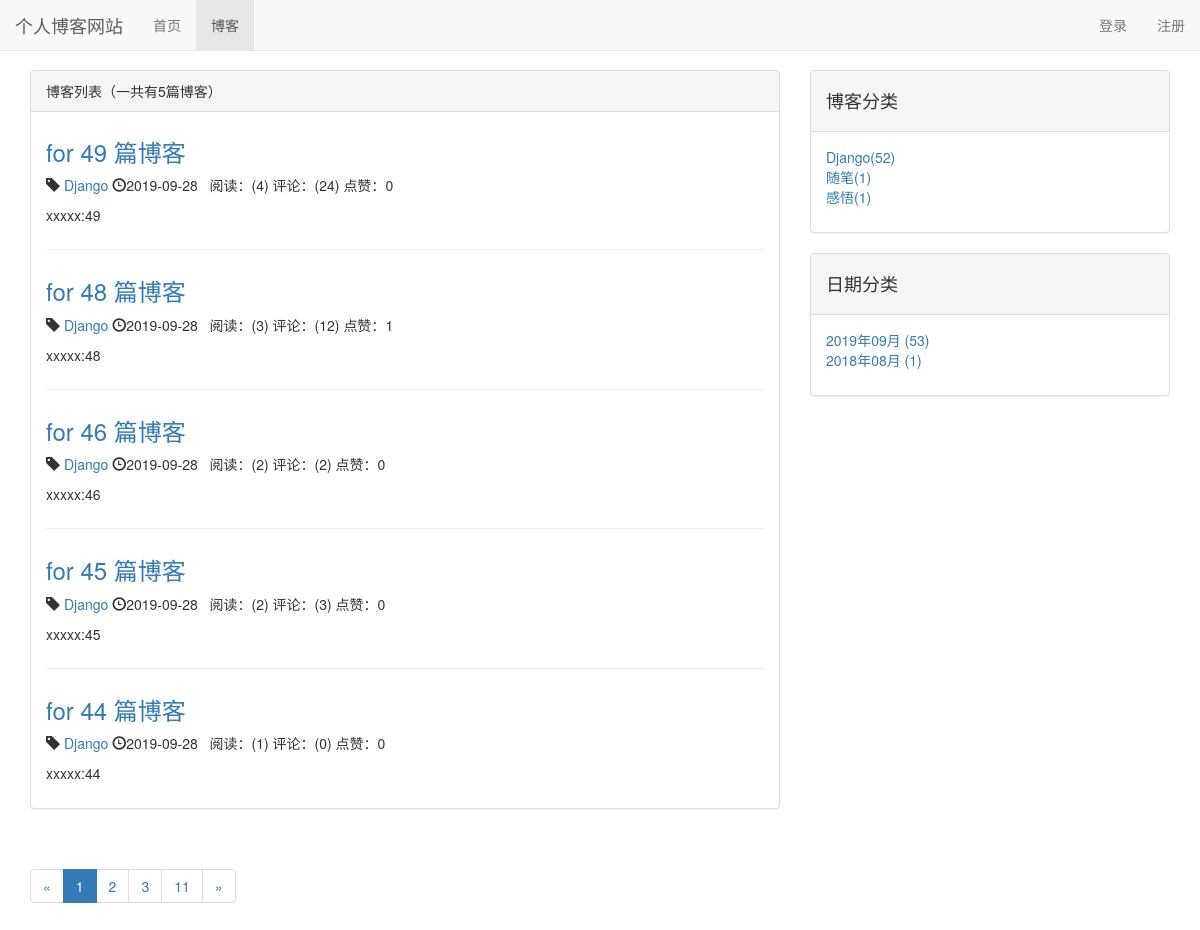
The app's page /blogs/ with its own data.
### blog/models.py (models this page shows, shortened)
class Blog(models.Model,ReadNumExpandMethod):
    title = models.CharField(max_length=50)
    blog_type =models.ForeignKey(BlogType,on_delete=models.CASCADE)
    content = RichTextUploadingField()
    author = models.ForeignKey(User,on_delete=models.CASCADE)
    read_details = GenericRelation(ReadDetail)
    created_time = models.DateTimeField(auto_now_add=True)
    last_updated_time = models.DateTimeField(auto_now=True)
    class Meta:
        ordering=['-created_time']

class BlogType(models.Model):
    type_name = models.CharField(max_length=50)
    def __str__(self):
        return self.type_name

### read_statistics/models.py (models this page shows)
class ReadNum(models.Model):
    read_num = models.IntegerField(default=0)
    content_type = models.ForeignKey(ContentType,on_delete=models.CASCADE)
    object_id = models.PositiveIntegerField()
    content_object = GenericForeignKey('content_type','object_id')

### likes/models.py (models this page shows)
class LikeCount(models.Model):
    content_type =models.ForeignKey(ContentType,on_delete=models.CASCADE)
    object_id = models.PositiveIntegerField()
    content_object =GenericForeignKey('content_type','object_id')
    liked_num = models.IntegerField(default=0)

### blog/views.py (the view)
# urls.py: path('',views.blog_list,name='blog_list'),
def blog_list(request):
    blogs_all_list = Blog.objects.all()
    context=get_blog_list_common_data(request,blogs_all_list)
    context['title'] = 'blog_list'
    return render(request, 'blog/blog_list.html', context=context)

### comment/templatetags/comment_tags.py (called while the page is built)
@register.simple_tag
def get_comment_count(obj):
    content_type=ContentType.objects.get_for_model(obj)
    comment_count=Comment.objects.filter(content_type=content_type,object_id=obj.id).count()
    return comment_count

### likes/templatetags/like_tags.py (called while the page is built)
@register.simple_tag
def get_like_count(obj):
    content_type = ContentType.objects.get_for_model(obj)
    like_count,create=LikeCount.objects.get_or_create(content_type=content_type,object_id=obj.pk)
    return like_count.liked_num

### read_statistics/models.py (called while the page is built)
    def get_read_num(self):
        try:
            ct = ContentType.objects.get_for_model(self)
            readnum = ReadNum.objects.get(content_type=ct, object_id=self.id)
            return readnum.read_num
        except exceptions.ObjectDoesNotExist:
            return 0

### blog/templates/blog/blog_list.html (shortened to what this page needs)
{% extends 'base.html' %}
{% load staticfiles %}
{% load comment_tags %}
{% load like_tags %}
{% block content %}
    <div class="container">
        <div class="row">
            <div class="col-sm-8 col-md-8">
                <div class="panel panel-default">
                    <div class="panel-heading">{% block blog_list_title %}
                        博客列表{% endblock %}（一共有{{ blogs|length }}篇博客）
                    </div>
                    <div class="panel-body">
                        {% for blog in blogs %}
                            <div class="blog">
                                <h3>
                                    <a href="{% url 'blog_detail' blog.id %}">{{ blog.title }}</a>
                                </h3>
                                <p class="blog-info">
                                    <span class="glyphicon glyphicon-tag"></span>
                                    <a href="{% url 'blogs_with_type' blog.blog_type.id %}">
                                        {{ blog.blog_type }}</a>
                                      <span class="glyphicon glyphicon-time"></span>{{ blog.created_time|date:'Y-m-d' }}
                                    &nbsp;&nbsp;<span>阅读：({{ blog.get_read_num }})</span>
                                      <span>评论：({% get_comment_count blog %})</span>
                                      <span>点赞：{% get_like_count blog %}</span>
                                </p>
                                <p>{{ blog.content|truncatechars:30 }}</p>
                            </div>
                        {% empty %}
                            <div class="blog">
                                <h3>---暂无博客，敬请期待</h3>
                            </div>
                        {% endfor %}
                    </div>
                </div>
                <div class="pagination">
                    <nav aria-label="Page navigation">
                        <ul class="pagination">
                            <li>
                                {% if page_of_blogs.has_previous %}
                                    <a href="{% url 'blog_list' %}?page={{ page_of_blogs.previous_page_number }}" aria-label="Previous">
                                        <span aria-hidden="true">&laquo;</span>
                                    </a>
                                {% else %}
                                    <span aria-hidden="true">&laquo;</span>
                                {% endif %}
                            </li>
                            {% for page_num in page_range %}
                                {% if page_num == page_of_blogs.number %}
                                    <li class="active"><a href="{% url 'blog_list' %}?page= {{ page_num }}"><span>{{ page_num }}</span></a></li>
                                {% else %}
                                    <li><a href="{% url 'blog_list' %}?page={{ page_num }}"><span>{{ page_num }}</span></a></li>
                                {% endif %}
                            {% endfor %}
                            <li>
                                {% if page_of_blogs.has_next %}
                                    <a href="{% url 'blog_list' %}?page={{ page_of_blogs.next_page_number }}" aria-label="Next">
                                        <span aria-hidden="true">&raquo;</span>
                                    </a>
                                {% else %}
                                    <span aria-hidden="true">&raquo;</span>
                                {% endif %}
                            </li>
                        </ul>
                    </nav>
                </div>
            </div>
            <div class="col-sm-4 col-md-4">
                <div class="panel panel-default">
                    <div class="panel-heading"><h4>博客分类</h4></div>
                    <div class="panel-body">
                        <ul class='blog-types'>
                            {% for type in blog_types %}
                                <li><a href="{% url 'blogs_with_type' type.id %}">
                                    {{ type.type_name }}({{ type.blog_count }})</a>
                                </li>
                            {% empty %}
                                <p>---暂无分类，敬请期待</p>
                            {% endfor %}
                        </ul>
                    </div>
                </div>
                <div class="panel panel-default">
                    <div class="panel-heading"><h4>日期分类</h4></div>
                    <div class="panel-body">
                        <ul class='blog-types'>
                            {% for blog_date,blog_count in blog_dates.items %}
                                <li><a href="{% url 'blogs_with_date' blog_date.year blog_date.month %}">
                                    {{ blog_date|date:'Y年m月'}} ({{ blog_count }})</a>
                                </li>
                            {% empty %}
                                <p>---暂无分类，敬请期待</p>
                            {% endfor %}
                        </ul>
                    </div>
                </div>
            </div>
        </div>
    </div>
{% endblock %}
{% block nav_blog_active %}
    {{ 'active' }}
{% endblock %}
{% block css %}
    <link rel="stylesheet" href="{% static 'blog.css' %}">
{% endblock %}

### static/base.css (style rules this page uses)
* { margin: 0; padding: 0; }
body { margin-top: 70px!important; }

### blog/static/blog.css (style rules this page uses)
ul.blog-types { list-style-type: none }
div.blog:not(:last-child) { margin-bottom: 2em; padding-bottom: 1em; border-bottom: 1px solid #eeeeee; }
div.blog h3 { margin-top: 0.5em; }
div.pagination { text-align: center; }

### records on screen
Blog: title "for 49 篇博客", blog_type "Django", created_time "2019-09-28", get_read_num "4", id "24", id.liked_num "0", content "xxxxx:49"
Blog: title "for 48 篇博客", blog_type "Django", created_time "2019-09-28", get_read_num "3", id "12", id.liked_num "1", content "xxxxx:48"
Blog: title "for 46 篇博客", blog_type "Django", created_time "2019-09-28", get_read_num "2", id "2", id.liked_num "0", content "xxxxx:46"
Blog: title "for 45 篇博客", blog_type "Django", created_time "2019-09-28", get_read_num "2", id "3", id.liked_num "0", content "xxxxx:45"
Blog: title "for 44 篇博客", blog_type "Django", created_time "2019-09-28", get_read_num "1", id "0", id.liked_num "0", content "xxxxx:44"
BlogType: type_name "Django", blog_count "52"
BlogType: type_name "随笔", blog_count "1"
BlogType: type_name "感悟", blog_count "1"

### other values on screen
{{ blogs|length }} "5"
{{ page_num }} "1"
{{ page_num }} "2" "3" "11"
{{ blog_date|date:'Y年m月' }} "2019年09月" "2018年08月"
{{ blog_count }} "53" "1"
